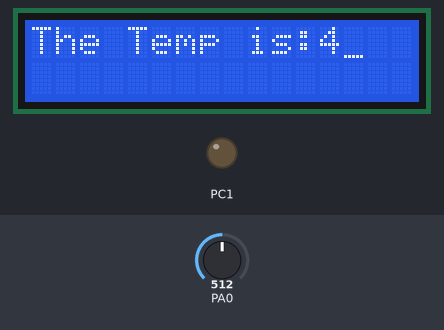
A program run on a simulated ATmega32, built with avr-gcc and emulated at 8 MHz. Shown: 16×2 character LCD, output pins drawn as LEDs (lit = HIGH). Wiring (inferred from the signals the program sends): character LCD (HD44780): RS PC0; E PC2; data PD0, PD1, PD2, PD3, PD4, PD5, PD6, PD7. Inputs (shaded band) come from the test bench; at power-on: PA0 = 512. Pins used as bus, display or sensor lines are not drawn.

Above: at 1.2 s.
1.3 s: PA0 set to 716
At 2.5 s:
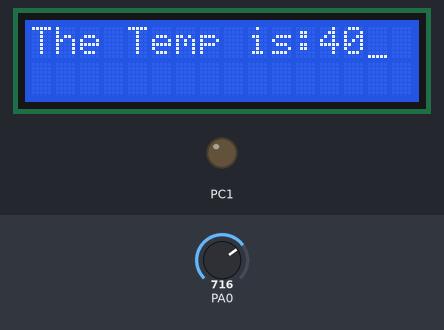
3.0 s: PA0 set to 900
At 3.5 s:
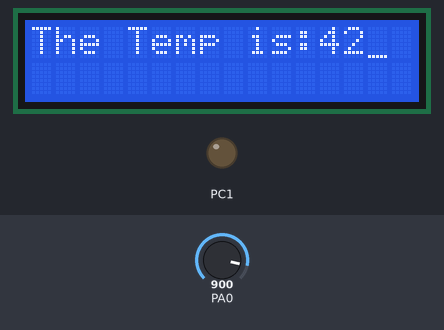
4.6 s: PA0 set to 918
At 5.6 s:
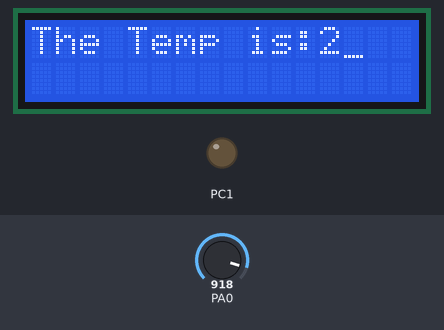
7.6 s: PA0 set to 0
At 9.3 s:
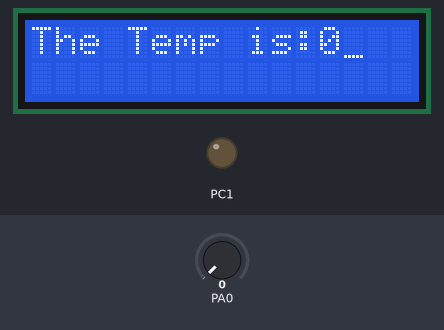
Timing chart, 0 to 10.3 s (numbered marks = the images above; inputs shaded):
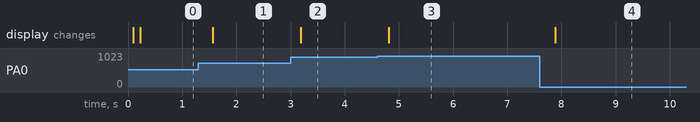

Measured:
- after the input at 1.3 s, the display: changes after 0.26 s (image 1)
- after the input at 3.0 s, the display: changes after 0.19 s (image 2)
- after the input at 4.6 s, the display: changes after 0.22 s (image 3)
- after the input at 7.6 s, the display: changes after 0.29 s (image 4)

The program:

main.c
```c
/*
 * main.c
 *
 *  Created on: ??þ/??þ/????
 *      Author: pola
 */

#include "types.h"
#include<avr/delay.h>
#include "Adc.h"
#include "temp.h"
#include "Lcd.h"

#include <stdlib.h>
#include <string.h>

void main()
{
	Temp_init();
	Lcd_Init();
	u32 temp;
	u8 text[20];
	u8 test[]={"The Temp is:"};
	while(1)
	{

		temp=GetTemp();
		itoa(temp,text,10);
		Lcd_SendString(test);
		Lcd_SendString(text);

		_delay_ms(100);
		Lcd_SendCommand(0x01);
	}

}
```

Adc.c
```c
/*
 * Adc.c
 *
 *  Created on: Feb 1, 2019
 *      Author: user
 */
#include "util.h"
#include "types.h"
#include "regiester.h"
#include "Adc.h"


void Adc_Init(void)
{
	// Set PA0 to input direction.(ADC0)
	clear_bit(reg_DDRA, 0);

	// Select AREF.
	clear_bit(reg_ADMUX, 6);
	clear_bit(reg_ADMUX, 7);

	// Select right adjustment.
	clear_bit(reg_ADMUX, 5);

	// Select ADC0 channel(single ended).
	clear_bit(reg_ADMUX, 0);
	clear_bit(reg_ADMUX, 1);
	clear_bit(reg_ADMUX, 2);
	clear_bit(reg_ADMUX, 3);
	clear_bit(reg_ADMUX, 4);

	// Enable ADC module.000
	set_bit(reg_ADCSRA, 7);

	// Disable auto trigger feature (select single shot mode).
	clear_bit(reg_ADCSRA, 5);

	// Disable Adc conversion completion interrupt (i.e. Disable PIE of ADC).
	clear_bit(reg_ADCSRA,3);

	// Select prescaler 128.
	set_bit(reg_ADCSRA, 0);
	set_bit(reg_ADCSRA, 1);
	set_bit(reg_ADCSRA, 2);


}

u16 Adc_Read(void)
{

	u16 AdcValue = 0;
	u16 AdcLowValue =0;
	u16 AdcHighValue = 0;
	// Start Adc conversion.
	set_bit(reg_ADCSRA, 6);

	// Wait till adc conversion is completed (i.e. Check Adc conversion completed flag)
	while(Get_bit(reg_ADCSRA, 4) == 0);

	// Clear adc conversion completion flag.
	set_bit(reg_ADCSRA, 4);

	AdcLowValue = reg_ADCL;
	AdcHighValue = reg_ADCH;


	AdcValue = AdcLowValue | ((u16)(AdcHighValue << 8));

	return AdcValue;


}
```

Adc.h
```c
/*
 * Adc.h
 *
 *  Created on: Feb 1, 2019
 *      Author: user
 */

#ifndef ADC_H_
#define ADC_H_

#include "types.h"

void Adc_Init(void);
u16 Adc_Read(void);

#endif /* ADC_H_ */
```

regiester.h
```c
/*
 * regiester.h
 *
 *  Created on: ??þ/??þ/????
 *      Author: pola
 */
//#include"types.h"
#ifndef REGIESTER_H_
#define REGIESTER_H_

#define reg_DDRA *((volatile u8* )0x3A)
#define reg_PORTA *((volatile u8* )0x3B)
#define reg_PINA *((volatile u8* )0x39)

#define reg_DDRB *((volatile u8* )0x37)
#define reg_PORTB *((volatile u8* )0x38)
#define reg_PINB *((volatile u8* )0x36)

#define reg_DDRC *((volatile u8* )0x34)
#define reg_PORTC *((volatile u8* )0x35)
#define reg_PINC *((volatile u8* )0x33)

#define reg_DDRD *((volatile u8* )0x31)
#define reg_PORTD *((volatile u8* )0x32)
#define reg_PIND *((volatile u8* )0x30)

#define reg_SREG *((volatile u8* )0x5F)
#define reg_SPH *((volatile u8* )0x5E)
#define reg_SPL *((volatile u8* )0x5D)
#define reg_OCR0 *((volatile u8* )0x5C)
#define reg_GICR *((volatile u8* )0x5B)
#define reg_GIFR *((volatile u8* )0x5A)
#define reg_TIMSK *((volatile u8* )0x59)
#define reg_TIFR *((volatile u8* )0x58)
#define reg_SPMCR *((volatile u8* )0x57)
#define reg_TWCR *((volatile u8* )0x56)
#define reg_MCUCR *((volatile u8* )0x55)
#define reg_MCUCSR *((volatile u8* )0x54)
#define reg_TCCR0 *((volatile u8* )0x53)
#define reg_TCNT0 *((volatile u8* )0x52)
#define reg_OSCCAL *((volatile u8* )0x51)
#define reg_OSDR *((volatile u8* )0x51)
#define reg_SFIOR *((volatile u8* )0x50)
#define reg_TCCR1A *((volatile u8* )0x4F)
#define reg_TCCR1B *((volatile u8* )0x4E)
#define reg_TCNT1H *((volatile u8* )0x4D)
#define reg_TCNT1L *((volatile u8* )0x4C)
#define reg_OCR1AH *((volatile u8* )0x4B)
#define reg_OCR1AL *((volatile u8* )0x4A)
#define reg_OCR1BH *((volatile u8* )0x49)
#define reg_OCR1BL *((volatile u8* )0x48)
#define reg_ICR1H *((volatile u8* )0x47)
#define reg_ICR1L *((volatile u8* )0x46)
#define reg_TCCR2 *((volatile u8* )0x45)
#define reg_TCNT2 *((volatile u8* )0x44)
#define reg_OCR2 *((volatile u8* )0x43)
#define reg_ASSR *((volatile u8* )0x42)
#define reg_WDTCR *((volatile u8* )0x41)
#define reg_UBRRH *((volatile u8* )0x40)
#define reg_EEARH *((volatile u8* )0x3F)
#define reg_EEARL *((volatile u8* )0x3E)
#define reg_EEDR *((volatile u8* )0x3D)
#define reg_EECR *((volatile u8* )0x3C)
#define reg_SPDR *((volatile u8* )0x2F)
#define reg_SPSR *((volatile u8* )0x2E)
#define reg_SPCR *((volatile u8* )0x2D)
#define reg_UDR *((volatile u8* )0x2C)
#define reg_UCSRA *((volatile u8* )0x2B)
#define reg_UCSRB *((volatile u8* )0x2A)
#define reg_UBRRL *((volatile u8* )0x29)
#define reg_ACSR *((volatile u8* )0x28)
#define reg_ADMUX *((volatile u8* )0x27)
#define reg_ADCSRA *((volatile u8* )0x26)
#define reg_ADCH *((volatile u8* )0x25)
#define reg_ADCL *((volatile u8* )0x24)
#define reg_TWDR *((volatile u8* )0x23)
#define reg_TWAR *((volatile u8* )0x22)
#define reg_TWSR *((volatile u8* )0x21)
#define reg_TWBR *((volatile u8* )0x20)
#endif /* REGIESTER_H_ */
```

temp.c
```c
/*
 * main.c
 *
 *  Created on: ??þ/??þ/????
 *      Author: pola
 */
#include"types.h"

u16 GetTemp(void)
{
	u16 AdcValue=Adc_Read();


	u16 volt=(u32) (AdcValue*5000)/1024;
	u8 temp=volt/10;
	return volt;
	}
void Temp_init(void)
{
Adc_Init();
}
```

temp.h
```c
/*
 * temp.h
 *
 *  Created on: ??þ/??þ/????
 *      Author: pola
 */

#ifndef TEMP_H_
#define TEMP_H_

u16 GetTemp(void);
void Temp_init(void);

#endif /* TEMP_H_ */
```

types.h
```c
#ifndef types_h
#define types_h

typedef unsigned char u8;
typedef signed char  s8;
typedef unsigned  short int u16;
typedef signed short int s16;
typedef unsigned int u32;
typedef signed int s32;
typedef float f32 ;
typedef double f64;
typedef signed long int s64;
typedef unsigned long int u64;

#endif
```

util.h
```c
#ifndef util_h
#define util_h

#define set_bit(var,bitpos) var=var |(1<<bitpos)
#define clear_bit(var,bitpos) var =var &~(1<<bitpos)
#define toggle_bit(var,bitpos) var=var ^ (1<<bitpos)
#define write_byte(var,value)    var =value
#define read_byte(var)    var
#define Get_bit(var,bitpos)   (var>>bitpos)&1

//#define Get_bit(var,bitpos)   (var&(1<<bitpos))>>bitpos
//#define Get_bit(var,bitpos)   (var&(1<<bitpos))?1:0
//#define Get_bit(var,bitpos)   !!(var&(1<<bitpos))

#define toggle_byte(var)  var=var^255
#endif
```

Lcd.c
```c
/*
 * Lcd.c
 *
 *  Created on: Jan 11, 2019
 *      Author: user
 */


#include "Lcd.h"
#include <avr/delay.h>
#include "Dio.h"

void Lcd_Init(void)
{
	// Wait 50 ms till LCD VDD reaches 4.5v.
	_delay_ms(50);

	// Set PORTD to output direction contains (DB0 ~ DB7).
	Dio_SetPortDirection(PH_PORTD, OUTPUT_DIRECTION);

	Dio_SetPinDirection(PH_PORTC, PIN_0, OUTPUT_DIRECTION);  // RS pin.

	Dio_SetPinDirection(PH_PORTC, PIN_1, OUTPUT_DIRECTION);  // RW pin.


	Dio_SetPinDirection(PH_PORTC, PIN_2, OUTPUT_DIRECTION);  // E pin.

	Lcd_SendCommand(0x38);  // Function set (8 bit mode , 2 lines , 5x7 format).
	_delay_ms(1);

	Lcd_SendCommand(0x0E); // Display ON/OFF control. (Display ON , cursor ON , blinking off)
	_delay_ms(1);


	Lcd_SendCommand(0x01);   // Clear display.
	_delay_ms(2);


	Lcd_SendCommand(0x06);   // Entry mode. (No display shift , AC increase)
	_delay_ms(1);
}

void Lcd_SendCommand(u8 Command)
{
	// Write 0 on RS pin to select instruction register.
	Dio_WritePin(PH_PORTC, PIN_0, LOW_LEVEL);

	// Write 0 on RW pin to select write command.
	Dio_WritePin(PH_PORTC, PIN_1, LOW_LEVEL);

	// Output
	Dio_WritePort(PH_PORTD, Command);

	// Write 1 on enable pin
	Dio_WritePin(PH_PORTC, PIN_2, HIGH_LEVEL);
	_delay_ms(2);
	// Write 0 on enable pin.
	Dio_WritePin(PH_PORTC, PIN_2, LOW_LEVEL);

}

void Lcd_SendChar(u8 Char)
{
	// Write 1 on RS pin to select data register.
	Dio_WritePin(PH_PORTC, PIN_0, HIGH_LEVEL);

	// Write 0 on RW pin to select write command.
	Dio_WritePin(PH_PORTC, PIN_1, LOW_LEVEL);

	// Output
	Dio_WritePort(PH_PORTD, Char);

	// Write 1 on enable pin
	Dio_WritePin(PH_PORTC, PIN_2, HIGH_LEVEL);
	_delay_ms(2);
	// Write 0 on enable pin.
	Dio_WritePin(PH_PORTC, PIN_2, LOW_LEVEL);

}


void Lcd_SendString(u8 *ptr)
{
	while(*ptr != 0)
	{
		Lcd_SendChar(*ptr);
		ptr++;
	}
}


void Lcd_SetXY(u8 x, u8 y )
{
	switch (y)
	{
	case FIRSTLINE:
	{
		Lcd_SendCommand(0x02);
		for(u8 i=1;i<x;i++)
		{
			Lcd_SendCommand(0x14);
		}

		break;
	}
	case SECONDLINE:
	{
		Lcd_SendCommand(0xA8);

		for(u8 i=1;i<x;i++)
		{
			Lcd_SendCommand(0x14);
		}


		break;
	}


	}
}
```

Lcd.h
```c
/*
 * Lcd.h
 *
 *  Created on: Jan 11, 2019
 *      Author: user
 */

#ifndef LCD_H_
#define LCD_H_


#include "Types.h"

void Lcd_Init(void);
void Lcd_SendCommand(u8 Command);
void Lcd_SendChar(u8 Char);
void Lcd_SendString(u8 *ptr);
void Lcd_SetXY(u8 x, u8 y );


#define FIRSTLINE 1
#define SECONDLINE 2


#endif /* LCD_H_ */
```

Dio.c
```c
/*
 * Dio.c
 *
 *  Created on: ??þ/??þ/????
 *      Author: pola
 */
#include"util.h"
#include"types.h"
#include "regiester.h"
#include "Dio.h"


void Dio_SetPinDirection(u8 PH_PortID,u8 PH_PinID,u8 Direction)
{
	switch(PH_PortID)
	{
	case PH_PORTA://physical port A
		if(Direction == INPUT_DIRECTION) // input
		{
			clear_bit(reg_DDRA,PH_PinID);

		}
		else if (Direction == OUTPUT_DIRECTION)// output
		{
			set_bit(reg_DDRA,PH_PinID);

		}
		break;
	case PH_PORTB: //physical port b
		if(Direction == INPUT_DIRECTION) // input
		{
			clear_bit(reg_DDRB,PH_PinID);

		}
		else if (Direction == OUTPUT_DIRECTION)// output
		{
			set_bit(reg_DDRB,PH_PinID);

		}


		break;
	case PH_PORTC://physical port c
		if(Direction == INPUT_DIRECTION) // input
		{
			clear_bit(reg_DDRC,PH_PinID);

		}
		else if (Direction == OUTPUT_DIRECTION)// output
		{
			set_bit(reg_DDRC,PH_PinID);

		}


		break;
	case PH_PORTD://physical port d
		if(Direction == INPUT_DIRECTION) // input
		{
			clear_bit(reg_DDRD,PH_PinID);

		}
		else if (Direction == OUTPUT_DIRECTION)// output
		{
			set_bit(reg_DDRD,PH_PinID);

		}

		break;

		/* default:error code to return
		   break;*/
	}
}

void Dio_WritePin(u8 PH_PortID,u8 PH_PinID,u8 Level)
{

	switch(PH_PortID)
	{
	case PH_PORTA://physical port A
		if(Level == LOW_LEVEL) // input
		{
			clear_bit(reg_PORTA,PH_PinID);

		}
		else if (Level == HIGH_LEVEL)// output
		{
			set_bit(reg_PORTA,PH_PinID);

		}
		break;
	case PH_PORTB: //physical port b
		if(Level == LOW_LEVEL) // input
		{
			clear_bit(reg_PORTB,PH_PinID);

		}
		else if (Level == HIGH_LEVEL)// output
		{
			set_bit(reg_PORTB,PH_PinID);

		}


		break;
	case PH_PORTC://physical port c
		if(Level == LOW_LEVEL) // input
		{
			clear_bit(reg_PORTC,PH_PinID);

		}
		else if (Level == HIGH_LEVEL)// output
		{
			set_bit(reg_PORTC,PH_PinID);

		}


		break;
	case PH_PORTD://physical port d
		if(Level == LOW_LEVEL) // input
		{
			clear_bit(reg_PORTD,PH_PinID);

		}
		else if (Level == HIGH_LEVEL)// output
		{
			set_bit(reg_PORTD,PH_PinID);

		}

		break;

		/* default:error code to return
		   break;*/
	}


}

u8 Dio_ReadPin(u8 PH_PortID,u8 PH_PinID)
{
	u8 PinLevel;
  switch(PH_PortID)
   {
  case PH_PORTA:
	  PinLevel=Get_bit(reg_PINA,PH_PinID);
	  break;
  case PH_PORTB:
	  PinLevel=Get_bit(reg_PINB,PH_PinID);
	  break;
  case PH_PORTC:
	  PinLevel=Get_bit(reg_PINC,PH_PinID);
	  break;
  case PH_PORTD:
	  PinLevel=Get_bit(reg_PIND,PH_PinID);
	  break;
   }
  return PinLevel;

}
/*********************************************************/
void Dio_SetPortDirection(u8 PH_PortID,u8 Direction)
{
  switch (PH_PortID)
  {
  case PH_PORTA:

		if(Direction == INPUT_DIRECTION) // input
		{
			write_byte(reg_DDRA,0);

		}
		else if (Direction == OUTPUT_DIRECTION)// output
		{
			write_byte(reg_DDRA,255);

		}


	  break;
  case PH_PORTB:
		if(Direction == INPUT_DIRECTION) // input
		{
			write_byte(reg_DDRB,0);

		}
		else if (Direction == OUTPUT_DIRECTION)// output
		{
			write_byte(reg_DDRB,255);

		}


	  break;
  case PH_PORTC:
		if(Direction == INPUT_DIRECTION) // input
		{
			write_byte(reg_DDRC,0);

		}
		else if (Direction == OUTPUT_DIRECTION)// output
		{
			write_byte(reg_DDRC,255);

		}


	  break;
  case PH_PORTD:
		if(Direction == INPUT_DIRECTION) // input
		{
			write_byte(reg_DDRD,0);

		}
		else if (Direction == OUTPUT_DIRECTION)// output
		{
			write_byte(reg_DDRD,255);

		}


	  break;

  }

}

void Dio_WritePort(u8 PH_PortID,u8 data)
 {
	switch (PH_PortID)
	  {
	  case PH_PORTA:


			    write_byte(reg_PORTA,data);


		  break;
	  case PH_PORTB:


		    write_byte(reg_PORTB,data);


		  break;
	  case PH_PORTC:


		    write_byte(reg_PORTC,data);


		  break;
	  case PH_PORTD:


		    write_byte(reg_PORTD,data);


		  break;
	  }
 }

u8 Dio_ReadPort(u8 PH_PortID)
 {
	 u8 PortLevel;
	   switch(PH_PortID)
	    {
	   case PH_PORTA:
	 	  PortLevel=read_byte(reg_PINA);
	 	  break;
	   case PH_PORTB:
		   PortLevel=read_byte(reg_PINB);
	 	  break;
	   case PH_PORTC:
		   PortLevel=read_byte(reg_PINC);
	 	  break;
	   case PH_PORTD:
		   PortLevel=read_byte(reg_PIND);
	 	  break;
	    }
	   return PortLevel;

 }

void Dio_ActivatePinPullupResistor(u8 PH_PortID,u8 PH_PinID)
{
	  switch(PH_PortID)
		    {
		   case PH_PORTA:
                 clear_bit(reg_DDRA,PH_PinID);
                 clear_bit(reg_SFIOR,2);
                 set_bit(reg_PORTA,PH_PinID);

		 	  break;
		   case PH_PORTB:
               clear_bit(reg_DDRB,PH_PinID);
               clear_bit(reg_SFIOR,2);
               set_bit(reg_PORTB,PH_PinID);

			   break;
		   case PH_PORTC:
               clear_bit(reg_DDRC,PH_PinID);
               clear_bit(reg_SFIOR,2);
               set_bit(reg_PORTC,PH_PinID);
			   break;
		   case PH_PORTD:
               clear_bit(reg_DDRD,PH_PinID);
               clear_bit(reg_SFIOR,2);
               set_bit(reg_PORTD,PH_PinID);

			   break;
		    }
}

void Dio_ActivatePortPullupResistor(u8 PH_PortID)
{
	switch(PH_PortID)
			    {
			   case PH_PORTA:
				   write_byte(reg_DDRA,0);
	                clear_bit(reg_SFIOR,2);
	                write_byte(reg_PORTA,0);

			 	  break;
			   case PH_PORTB:
				   write_byte(reg_DDRB,0);
	                clear_bit(reg_SFIOR,2);
	                write_byte(reg_PORTB,0);

				   break;
			   case PH_PORTC:
				   write_byte(reg_DDRC,0);
	                clear_bit(reg_SFIOR,2);
	                write_byte(reg_PORTC,0);
				   break;
			   case PH_PORTD:
				   write_byte(reg_DDRD,0);
	                clear_bit(reg_SFIOR,2);
	                write_byte(reg_PORTD,0);

				   break;
			    }

	}

void Dio_TogglePin(u8 PH_PortID,u8 PH_PinID)
{
	switch(PH_PortID)
			    {
			   case PH_PORTA:
				    set_bit(reg_DDRA,PH_PinID);
					toggle_bit(reg_PORTA,PH_PinID);

			 	  break;
			   case PH_PORTB:
				    set_bit(reg_DDRB,PH_PinID);
					toggle_bit(reg_PORTB,PH_PinID);
				   break;
			   case PH_PORTC:
				    set_bit(reg_DDRC,PH_PinID);
					toggle_bit(reg_PORTC,PH_PinID);
				   break;
			   case PH_PORTD:
				    set_bit(reg_DDRD,PH_PinID);
					toggle_bit(reg_PORTD,PH_PinID);

				   break;
			    }

}

void Dio_TogglePort(u8 PH_PortID)
{
	switch(PH_PortID)
				    {
				   case PH_PORTA:
					   write_byte(reg_DDRA,255);
						toggle_byte(reg_PORTA);

				 	  break;
				   case PH_PORTB:
					   write_byte(reg_DDRB,255);
						toggle_byte(reg_PORTB);
					   break;
				   case PH_PORTC:
					   write_byte(reg_DDRC,255);
						toggle_byte(reg_PORTC);
					   break;
				   case PH_PORTD:
					   write_byte(reg_DDRD,255);
						toggle_byte(reg_PORTD);

					   break;
				    }


}

// need to write port function as binary number
```

Dio.h
```c
/*
 * Dio.h
 *
 *  Created on: ??þ/??þ/????
 *      Author: pola
 */
#include "types.h"
#ifndef DIO_H_
#define DIO_H_
void Dio_SetPinDirection(u8 PH_PortID,u8 PH_PinID,u8 Direction);
void Dio_WritePin(u8 PH_PortID,u8 PH_PinID,u8 Level);
u8 Dio_ReadPin(u8 PH_PortID,u8 PH_PinID);
void Dio_SetPortDirection(u8 PH_PortID,u8 Direction);
void Dio_WritePort(u8 PH_PortID,u8 Level);
u8 Dio_ReadPort(u8 PH_PortID);
void Dio_ActivatePinPullupResistor(u8 PH_PortID,u8 PH_PinID);
void Dio_ActivatePortPullupResistor(u8 PH_PortID);
void Dio_TogglePin(u8 PH_PortID,u8 PH_PinID);
void Dio_TogglePort(u8 PH_PortID);

#define PH_PORTA 1
#define PH_PORTB 2
#define PH_PORTC 3
#define PH_PORTD 4
#define INPUT_DIRECTION   0
#define OUTPUT_DIRECTION   1
#define LOW_LEVEL    0
#define HIGH_LEVEL   1


#define PIN_0 0
#define PIN_1 1
#define PIN_2 2
#define PIN_3 3
#define PIN_4 4
#define PIN_5 5
#define PIN_6 6
#define PIN_7 7


#endif /* DIO_H_ */
```
